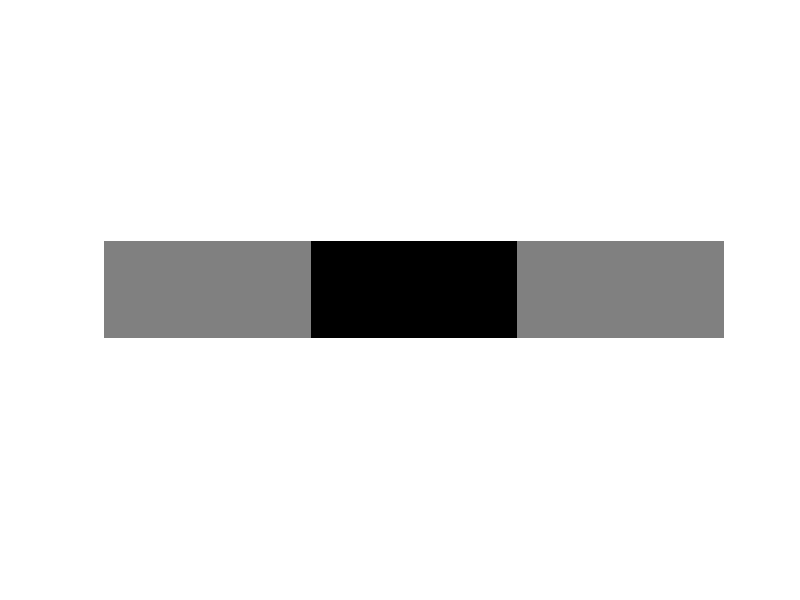

The MATLAB script that drew this image:
 figure('position',[987 1311 560 99.3333])
        rectangle('position',[0 0 1 0.1],'facecolor',[0.5 0.5 0.5],'edgecolor','none')
        hold on
        rectangle('position',[1 0 1 0.1],'facecolor',[0 0 0],'edgecolor','none')
        rectangle('position',[2 0 1 0.1],'facecolor',[0.5 0.5 0.5],'edgecolor','none')
        axis([0 3 -0.2 0.3])
        axis off
        box off
        saveas(gcf,fullfile('C:\Users\katja\OneDrive - imec\HumRet\PlosOne\stim','Stim1.png'))